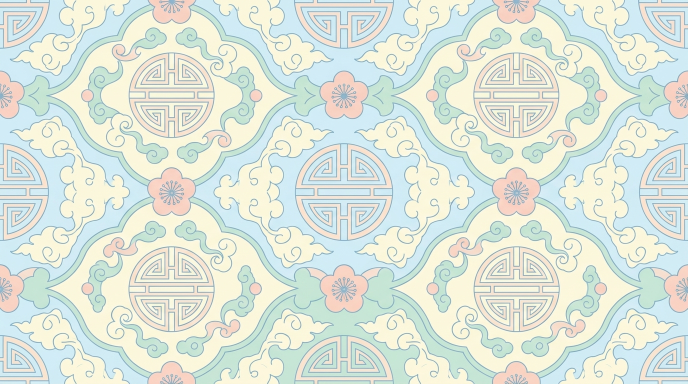
#> input picture download/Chinese_seamless_pattern_pastel_…_202608111307.jpeg, 1376 x 768 px (shown at 1/2 size)
$ python -i train_master_human_studio.py   (imports and definitions only)
#> lines starting #> are read from the running program, lines starting #| are printed output that depends on the picture
import os
import sys
import time
import math
import cv2
import datetime
import numpy as np

sys.path.insert(0, r"c:\Users\thesa\Documents\Gravity\vecto\vecto")
from backend.vectorizer import (
    render_to_jpg_freepik,
    render_to_png_transparent,
    render_to_psd,
    inject_metadata_to_eps
)

DOWNLOAD_DIR = r"c:\Users\thesa\Documents\Gravity\vecto\vecto\download"

# Automatically create a NEW timestamped output folder for this training run!
timestamp_str = datetime.datetime.now().strftime("%Y%m%d_%H%M%S")
NEW_OUTPUT_DIR = os.path.join(DOWNLOAD_DIR, f"HASIL_TRAINING_{timestamp_str}")
# [1 line not run here, left out]

files = [f for f in os.listdir(DOWNLOAD_DIR) if f.lower().endswith(('.jpg', '.jpeg', '.png'))]
# [8 lines not run here, left out]

results = []

# [16 lines left out: function chaikin_smooth, not called in this run]

class CurvePoint:
    def __init__(self, x, y):
        self.x = x
        self.y = y

class BezierSegment:
    # [6 lines left out: function __init__, not called in this run]

class VectorCurve:
    # [10 lines left out: function __init__, not called in this run]

    def __iter__(self):
        return iter(self.segments)

# [34 lines left out: function render_master_eps, not called in this run]

def vectorize_master_human_art_studio(image_bytes, num_colors=14, title="Master Vector"):
    nparr = np.frombuffer(image_bytes, np.uint8)
    img_bgr = cv2.imdecode(nparr, cv2.IMREAD_COLOR)
    h, w = img_bgr.shape[:2]

    MAX_DIM = 1200.0
    if max(w, h) > MAX_DIM:
        scale_proc = MAX_DIM / max(w, h)
        proc_w, proc_h = int(w * scale_proc), int(h * scale_proc)
        bgr_proc = cv2.resize(img_bgr, (proc_w, proc_h), interpolation=cv2.INTER_AREA)
    else:
        proc_w, proc_h = w, h
        bgr_proc = img_bgr.copy()

    smoothed_bgr = cv2.bilateralFilter(bgr_proc, d=9, sigmaColor=60, sigmaSpace=60)

    lab = cv2.cvtColor(smoothed_bgr, cv2.COLOR_BGR2LAB)
    pixels = lab.reshape((-1, 3)).astype(np.float32)

    criteria = (cv2.TERM_CRITERIA_EPS + cv2.TERM_CRITERIA_MAX_ITER, 40, 0.01)
    _, labels, centers_lab = cv2.kmeans(pixels, num_colors, None, criteria, 8, cv2.KMEANS_PP_CENTERS)
    labels_2d = labels.reshape((proc_h, proc_w))

    kernel_clean = cv2.getStructuringElement(cv2.MORPH_ELLIPSE, (3, 3))
    color_masks = []
    colored_layers = []

    for i in range(num_colors):
        raw_mask = (labels_2d == i).astype(np.uint8) * 255
        pixel_cnt = np.sum(raw_mask > 0)
        if pixel_cnt < 80:
            continue

        clean_mask = cv2.morphologyEx(raw_mask, cv2.MORPH_OPEN, kernel_clean)
        contours, hierarchy = cv2.findContours(clean_mask, cv2.RETR_CCOMP, cv2.CHAIN_APPROX_TC89_KCOS)
        if not contours:
            continue

        layer_curves = []
        for cnt in contours:
            if len(cnt) < 4:
                continue
            cnt_area = cv2.contourArea(cnt)
            if cnt_area < 50:
                continue

            approx = cv2.approxPolyDP(cnt, epsilon=0.8, closed=True)
            if len(approx) < 3:
                continue

            pts = approx.reshape(-1, 2).astype(np.float32)
            smoothed_pts = chaikin_smooth(pts, iterations=2)
            layer_curves.append(VectorCurve(smoothed_pts))

        if layer_curves:
            cluster_pixels_bgr = bgr_proc[labels_2d == i]
            median_bgr = np.median(cluster_pixels_bgr, axis=0)
            r, g, b = int(median_bgr[2]), int(median_bgr[1]), int(median_bgr[0])

            color_masks.append({"color": (r, g, b), "mask": clean_mask, "area": pixel_cnt})
            colored_layers.append({"color": (r, g, b), "curves": layer_curves, "area": pixel_cnt})

    colored_layers.sort(key=lambda item: item["area"], reverse=True)

    TARGET_AREA = 4_500_000.0
    scale = math.sqrt(TARGET_AREA / max(1, proc_w * proc_h))
    W, H = int(round(proc_w * scale)), int(round(proc_h * scale))
    internal_scale = W / max(1, proc_w)

    eps_bytes = render_master_eps(colored_layers, W, H, internal_scale, title=title, creator="peripirdaus")
    jpg_bytes = render_to_jpg_freepik(None, W, H, 0, 0, internal_scale, colored_layers=colored_layers)
    png_bytes = render_to_png_transparent(None, W, H, 0, 0, internal_scale, colored_layers=colored_layers)
    psd_bytes = render_to_psd(color_masks, proc_w, proc_h)

    desc_str = f"{title} master human vector artist illustration"
    kw_str = "vector, master, human quality, illustration, stock, repeat, clean, organized"

    eps_final = eps_bytes if isinstance(eps_bytes, bytes) else eps_bytes.encode("ascii", "replace")
    if isinstance(eps_final, bytes):
        eps_final = inject_metadata_to_eps(eps_final, title=title, description=desc_str, keywords=kw_str)

    return eps_final, jpg_bytes, png_bytes, psd_bytes


# [69 lines not run here, left out]
success_cnt = sum(1 for r in results if "MASTER HUMAN SUCCESS" in r["status"])
total_cnt = len(results)
accuracy_pct = round((success_cnt / max(1, total_cnt)) * 100, 1)

# [6 lines not run here, left out]

>>> import cv2
>>> picture = cv2.imread('download/Chinese_seamless_pattern_pastel_…_202608111307.jpeg', cv2.IMREAD_GRAYSCALE)
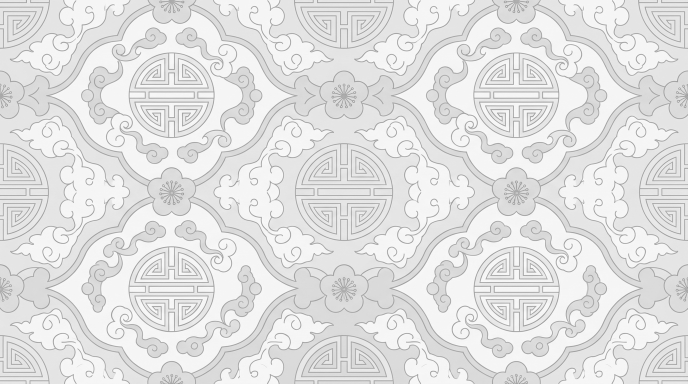
#> picture: shape (768, 1376) (shown at 1/2 size); min 142, max 254, mean 225.7
>>> result = vectorize_master_human_art_studio(picture)
#> (the run stopped early here; a loop or call above may not have finished)

$ run again, on download/Coconut_trees_seamless_pattern_d…_202608111307_3.jpeg
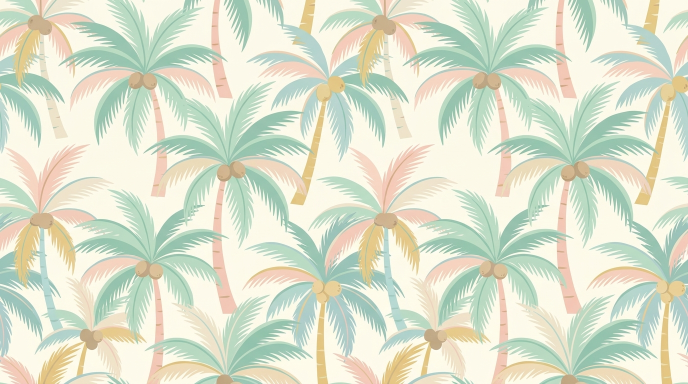
#> input picture download/Coconut_trees_seamless_pattern_d…_202608111307_3.jpeg, 1376 x 768 px (shown at 1/2 size)
#> `picture = cv2.imread('download/Chinese_seamless_pattern_pastel_…_20260..`:
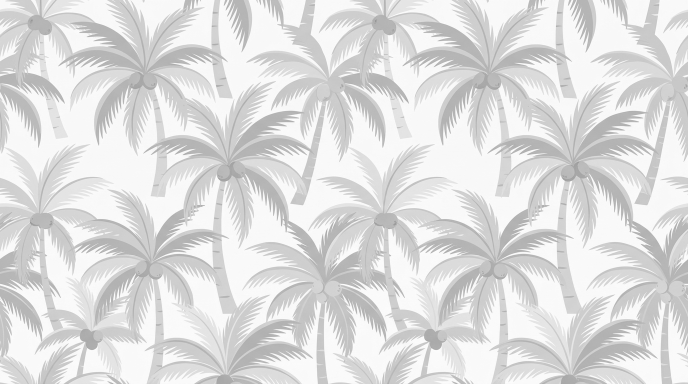
#> picture: shape (768, 1376) (shown at 1/2 size); min 136, max 255, mean 222.2
